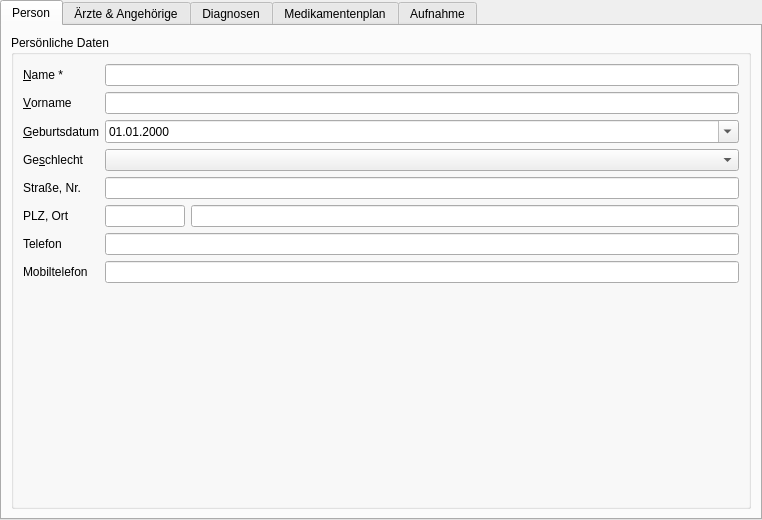
<?xml version="1.0" encoding="UTF-8"?>
<!--
  VitaParms light – Stammblatt: Person, Ärzte und Angehörige, Diagnosen, Medikamente, Aufnahme.
  Erzeugt mit tools/make_light_forms.py aus dem Standardformular – Änderungen dort vornehmen.
-->
<ui version="4.0">
 <class>PatientForm</class>
 <widget class="QWidget" name="PatientForm">
  <property name="geometry">
   <rect>
    <x>0</x>
    <y>0</y>
    <width>720</width>
    <height>520</height>
   </rect>
  </property>
  <property name="windowTitle">
   <string>Stammblatt</string>
  </property>
  <property name="formVersion" stdset="0">
   <number>1</number>
  </property>
  <layout class="QVBoxLayout" name="rootLayout">
   <property name="leftMargin">
    <number>0</number>
   </property>
   <property name="topMargin">
    <number>0</number>
   </property>
   <property name="rightMargin">
    <number>0</number>
   </property>
   <property name="bottomMargin">
    <number>0</number>
   </property>
   <item>
    <widget class="QTabWidget" name="tabWidget">
     <property name="currentIndex">
      <number>0</number>
     </property>
     <widget class="QWidget" name="personTab">
      <attribute name="title">
       <string>Person</string>
      </attribute>
      <layout class="QHBoxLayout" name="personLayout">
       <item>
        <widget class="QGroupBox" name="personalGroup">
         <property name="title">
          <string>Persönliche Daten</string>
         </property>
         <layout class="QFormLayout" name="personalForm">
          <item row="0" column="0">
           <widget class="QLabel" name="lastNameLabel">
            <property name="text">
             <string>&amp;Name *</string>
            </property>
            <property name="buddy">
             <cstring>lastNameEdit</cstring>
            </property>
           </widget>
          </item>
          <item row="0" column="1">
           <widget class="QLineEdit" name="lastNameEdit" />
          </item>
          <item row="1" column="0">
           <widget class="QLabel" name="firstNameLabel">
            <property name="text">
             <string>&amp;Vorname</string>
            </property>
            <property name="buddy">
             <cstring>firstNameEdit</cstring>
            </property>
           </widget>
          </item>
          <item row="1" column="1">
           <widget class="QLineEdit" name="firstNameEdit" />
          </item>
          <item row="2" column="0">
           <widget class="QLabel" name="birthDateLabel">
            <property name="text">
             <string>&amp;Geburtsdatum</string>
            </property>
            <property name="buddy">
             <cstring>birthDateEdit</cstring>
            </property>
           </widget>
          </item>
          <item row="2" column="1">
           <widget class="QDateEdit" name="birthDateEdit">
            <property name="displayFormat">
             <string>dd.MM.yyyy</string>
            </property>
            <property name="calendarPopup">
             <bool>true</bool>
            </property>
            <property name="specialValueText">
             <string>—</string>
            </property>
            <property name="minimumDate">
             <date>
              <year>1900</year>
              <month>1</month>
              <day>1</day>
             </date>
            </property>
           </widget>
          </item>
          <item row="3" column="0">
           <widget class="QLabel" name="sexLabel">
            <property name="text">
             <string>Ge&amp;schlecht</string>
            </property>
            <property name="buddy">
             <cstring>sexCombo</cstring>
            </property>
           </widget>
          </item>
          <item row="3" column="1">
           <widget class="QComboBox" name="sexCombo" />
          </item>
          <item row="4" column="0">
           <widget class="QLabel" name="streetLabel">
            <property name="text">
             <string>Straße, Nr.</string>
            </property>
            <property name="buddy">
             <cstring>streetEdit</cstring>
            </property>
           </widget>
          </item>
          <item row="4" column="1">
           <widget class="QLineEdit" name="streetEdit" />
          </item>
          <item row="5" column="0">
           <widget class="QLabel" name="cityLabel">
            <property name="text">
             <string>PLZ, Ort</string>
            </property>
            <property name="buddy">
             <cstring>zipEdit</cstring>
            </property>
           </widget>
          </item>
          <item row="5" column="1">
           <layout class="QHBoxLayout" name="cityLayout">
            <item>
             <widget class="QLineEdit" name="zipEdit">
              <property name="maximumSize">
               <size>
                <width>80</width>
                <height>16777215</height>
               </size>
              </property>
             </widget>
            </item>
            <item>
             <widget class="QLineEdit" name="cityEdit" />
            </item>
           </layout>
          </item>
          <item row="6" column="0">
           <widget class="QLabel" name="phoneLabel">
            <property name="text">
             <string>Telefon</string>
            </property>
            <property name="buddy">
             <cstring>phoneEdit</cstring>
            </property>
           </widget>
          </item>
          <item row="6" column="1">
           <widget class="QLineEdit" name="phoneEdit" />
          </item>
          <item row="7" column="0">
           <widget class="QLabel" name="mobileLabel">
            <property name="text">
             <string>Mobiltelefon</string>
            </property>
            <property name="buddy">
             <cstring>mobileEdit</cstring>
            </property>
           </widget>
          </item>
          <item row="7" column="1">
           <widget class="QLineEdit" name="mobileEdit" />
          </item>
         </layout>
        </widget>
       </item>
      </layout>
     </widget>
     <widget class="QWidget" name="contactsTab">
      <attribute name="title">
       <string>Ärzte &amp;&amp; Angehörige</string>
      </attribute>
      <layout class="QVBoxLayout" name="contactsTabLayout">
       <item>
        <widget class="QGroupBox" name="extraGroup">
         <property name="title">
          <string>Ärzte, Angehörige und weitere Kontakte</string>
         </property>
         <layout class="QVBoxLayout" name="contactLayout">
          <item>
           <widget class="QLineEdit" name="contactSearchEdit">
            <property name="placeholderText">
             <string>Kontakte durchsuchen (Name, Fachrichtung, Ort, Telefon …)</string>
            </property>
            <property name="clearButtonEnabled">
             <bool>true</bool>
            </property>
           </widget>
          </item>
          <item>
           <widget class="QTableWidget" name="contactTable">
            <property name="minimumSize">
             <size>
              <width>300</width>
              <height>160</height>
             </size>
            </property>
           </widget>
          </item>
          <item>
           <layout class="QHBoxLayout" name="contactButtons">
            <item>
             <widget class="QPushButton" name="addContactButton">
              <property name="text">
               <string>&amp;Hinzufügen…</string>
              </property>
             </widget>
            </item>
            <item>
             <widget class="QPushButton" name="editContactButton">
              <property name="text">
               <string>Bearbe&amp;iten…</string>
              </property>
             </widget>
            </item>
            <item>
             <widget class="QPushButton" name="deleteContactButton">
              <property name="text">
               <string>Entfe&amp;rnen</string>
              </property>
             </widget>
            </item>
            <item>
             <spacer name="contactSpacer">
              <property name="orientation">
               <enum>Qt::Horizontal</enum>
              </property>
             </spacer>
            </item>
           </layout>
          </item>
          <item>
           <widget class="QLabel" name="contactHintLabel">
            <property name="text">
             <string>&lt;small&gt;Krankenkasse (mit Versichertennummer), Hausarzt, Fachärzte, Kliniken, Pflegedienst, Apotheke, Notfallkontakt – jeweils mit Anschrift, Telefon, Mobil, E-Mail und Website. Doppelklick öffnet einen Kontakt.&lt;/small&gt;</string>
            </property>
            <property name="wordWrap">
             <bool>true</bool>
            </property>
           </widget>
          </item>
         </layout>
        </widget>
       </item>
      </layout>
     </widget>
     <widget class="QWidget" name="diagnosesTab">
      <attribute name="title">
       <string>Diagnosen</string>
      </attribute>
      <layout class="QVBoxLayout" name="diagnosesLayout">
       <item>
        <widget class="QLabel" name="diagnosesLabel">
         <property name="text">
          <string>&amp;Diagnosen (eine pro Zeile, gern mit ICD-10-Code):</string>
         </property>
         <property name="buddy">
          <cstring>diagnosesEdit</cstring>
         </property>
        </widget>
       </item>
       <item>
        <widget class="QPlainTextEdit" name="diagnosesEdit" />
       </item>
       <item>
        <widget class="QLabel" name="allergiesLabel">
         <property name="text">
          <string>&amp;Allergien / Unverträglichkeiten:</string>
         </property>
         <property name="buddy">
          <cstring>allergiesEdit</cstring>
         </property>
        </widget>
       </item>
       <item>
        <widget class="QPlainTextEdit" name="allergiesEdit">
         <property name="maximumSize">
          <size>
           <width>16777215</width>
           <height>70</height>
          </size>
         </property>
         <property name="vpField" stdset="0">
          <string notr="true">Allergien</string>
         </property>
        </widget>
       </item>
       <item>
        <widget class="QLabel" name="notesLabel">
         <property name="text">
          <string>&amp;Bemerkungen:</string>
         </property>
         <property name="buddy">
          <cstring>notesEdit</cstring>
         </property>
        </widget>
       </item>
       <item>
        <widget class="QPlainTextEdit" name="notesEdit">
         <property name="maximumSize">
          <size>
           <width>16777215</width>
           <height>90</height>
          </size>
         </property>
        </widget>
       </item>
      </layout>
     </widget>
     <widget class="QWidget" name="medicationTab">
      <attribute name="title">
       <string>Medikamentenplan</string>
      </attribute>
      <layout class="QVBoxLayout" name="medicationLayout">
       <item>
        <widget class="QTableWidget" name="medicationTable">
         <property name="editTriggers">
          <set>QAbstractItemView::NoEditTriggers</set>
         </property>
         <property name="selectionBehavior">
          <enum>QAbstractItemView::SelectRows</enum>
         </property>
         <property name="selectionMode">
          <enum>QAbstractItemView::SingleSelection</enum>
         </property>
         <property name="alternatingRowColors">
          <bool>true</bool>
         </property>
        </widget>
       </item>
       <item>
        <layout class="QHBoxLayout" name="medicationButtons">
         <item>
          <widget class="QPushButton" name="addMedicationButton">
           <property name="text">
            <string>&amp;Hinzufügen…</string>
           </property>
          </widget>
         </item>
         <item>
          <widget class="QPushButton" name="editMedicationButton">
           <property name="text">
            <string>&amp;Bearbeiten…</string>
           </property>
          </widget>
         </item>
         <item>
          <widget class="QPushButton" name="archiveMedicationButton">
           <property name="text">
            <string>&amp;Absetzen…</string>
           </property>
          </widget>
         </item>
         <item>
          <widget class="QPushButton" name="deleteMedicationButton">
           <property name="text">
            <string>&amp;Löschen</string>
           </property>
          </widget>
         </item>
         <item>
          <widget class="QPushButton" name="leafletMedicationButton">
           <property name="text">
            <string>&amp;Beipackzettel…</string>
           </property>
           <property name="toolTip">
            <string>Beipackzettel des Medikaments im Internet abrufen und anzeigen</string>
           </property>
          </widget>
         </item>
         <item>
          <spacer name="medicationSpacer">
           <property name="orientation">
            <enum>Qt::Horizontal</enum>
           </property>
          </spacer>
         </item>
         <item>
          <widget class="QCheckBox" name="showArchivedCheck">
           <property name="text">
            <string>Historie an&amp;zeigen</string>
           </property>
          </widget>
         </item>
         <item>
          <widget class="QPushButton" name="searchMedicationButton">
           <property name="text">
            <string>&amp;Suchen…</string>
           </property>
           <property name="toolTip">
            <string>BtM, Schmerzmittel oder Blutverdünner im Medikamentenplan suchen – mit Dosierung und Einnahmemenge</string>
           </property>
          </widget>
         </item>
         <item>
          <widget class="QPushButton" name="printMedicationButton">
           <property name="text">
            <string>&amp;Drucken…</string>
           </property>
          </widget>
         </item>
        </layout>
       </item>
      </layout>
     </widget>
     <widget class="QWidget" name="bodyTab">
      <attribute name="title">
       <string>Aufnahme</string>
      </attribute>
      <layout class="QVBoxLayout" name="bodyLayout">
       <item>
        <widget class="QGroupBox" name="amputationGroup">
         <property name="title">
          <string>Gliedmaßen (für die BMI-Korrektur)</string>
         </property>
         <layout class="QGridLayout" name="amputationGrid">
          <item row="0" column="1">
           <widget class="QLabel" name="leftHeader">
            <property name="text">
             <string>&lt;b&gt;links&lt;/b&gt;</string>
            </property>
           </widget>
          </item>
          <item row="0" column="2">
           <widget class="QLabel" name="rightHeader">
            <property name="text">
             <string>&lt;b&gt;rechts&lt;/b&gt;</string>
            </property>
           </widget>
          </item>
          <item row="1" column="0">
           <widget class="QLabel" name="armLabel">
            <property name="text">
             <string>Arm:</string>
            </property>
           </widget>
          </item>
          <item row="1" column="1">
           <widget class="QComboBox" name="armLeftCombo" />
          </item>
          <item row="1" column="2">
           <widget class="QComboBox" name="armRightCombo" />
          </item>
          <item row="2" column="0">
           <widget class="QLabel" name="legLabel">
            <property name="text">
             <string>Bein:</string>
            </property>
           </widget>
          </item>
          <item row="2" column="1">
           <widget class="QComboBox" name="legLeftCombo" />
          </item>
          <item row="2" column="2">
           <widget class="QComboBox" name="legRightCombo" />
          </item>
          <item row="3" column="0" colspan="3">
           <widget class="QLabel" name="amputationInfoLabel">
            <property name="wordWrap">
             <bool>true</bool>
            </property>
           </widget>
          </item>
         </layout>
        </widget>
       </item>
       <item>
        <widget class="QGroupBox" name="admissionGroup">
         <property name="title">
          <string>Vitalwerte bei Aufnahme</string>
         </property>
         <layout class="QVBoxLayout" name="admissionLayout">
          <item>
           <widget class="QLabel" name="admissionLabel">
            <property name="wordWrap">
             <bool>true</bool>
            </property>
            <property name="textInteractionFlags">
             <set>Qt::TextSelectableByMouse</set>
            </property>
           </widget>
          </item>
          <item>
           <layout class="QHBoxLayout" name="admissionButtonRow">
            <item>
             <widget class="QPushButton" name="admissionButton">
              <property name="text">
               <string>Aufnahmewerte &amp;erfassen…</string>
              </property>
             </widget>
            </item>
            <item>
             <spacer name="admissionSpacer">
              <property name="orientation">
               <enum>Qt::Horizontal</enum>
              </property>
             </spacer>
            </item>
           </layout>
          </item>
         </layout>
        </widget>
       </item>
       <item>
        <spacer name="bodySpacer">
         <property name="orientation">
          <enum>Qt::Vertical</enum>
         </property>
        </spacer>
       </item>
      </layout>
     </widget>
    </widget>
   </item>
  </layout>
 </widget>
 <tabstops>
  <tabstop>lastNameEdit</tabstop>
  <tabstop>firstNameEdit</tabstop>
  <tabstop>birthDateEdit</tabstop>
  <tabstop>sexCombo</tabstop>
  <tabstop>streetEdit</tabstop>
  <tabstop>zipEdit</tabstop>
  <tabstop>cityEdit</tabstop>
  <tabstop>phoneEdit</tabstop>
  <tabstop>mobileEdit</tabstop>
 </tabstops>
 <resources />
 <connections />
</ui>
